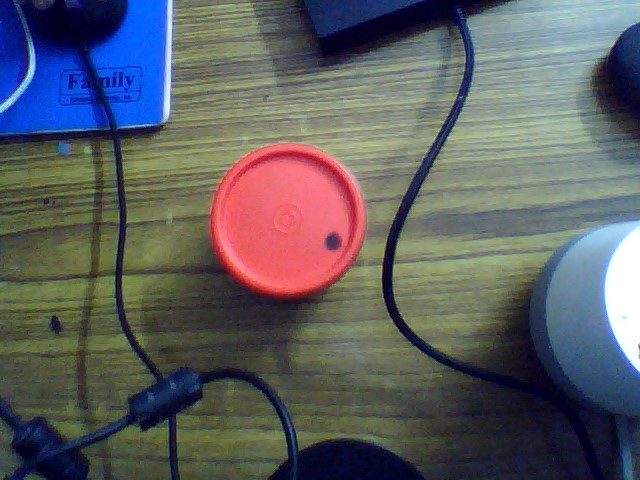
#> input picture dial.jpg, 640 x 480 px, given in place of the camera
$ python controller.py
#> lines starting #> are read from the running program, lines starting #| are printed output that depends on the picture; after the words box and inside, x2 and y2 are one past the last pixel; in counts of white or black regions, pixels touching at a corner belong together
#> further down, frame is the input picture: shape (480, 640, 3); mean B, G, R 97.8, 95.2, 93.1
"""
goal: create a program that takes input into video
based on the video there is a dial
the dial can be used top control the volume or other stuff

- find the dial
- read the video
- find the contour
- find the red color range
- find red color only
- show the red only segmentation

backlog
- color spaces - hsv
"""

import cv2
import imutils
vc = cv2.VideoCapture(2)

def gray2hsv(img):
	img = cv2.cvtColor(img, cv2.COLOR_GRAY2BGR)
	img = cv2.cvtColor(img, cv2.COLOR_BGR2HSV)

	return img


def find_circle(frame, low, high):
#> called with low = (164, 79, 100), high = (227, 255, 255)
	h_d = 10
	s_d = 140
	v_d = 100

	# lower = (pixel_value[0]-h_d, pixel_value[1]-s_d, pixel_value[2]-v_d)
	# upper = (pixel_value[0]+h_d, pixel_value[1]+s_d, pixel_value[2]+v_d)


	# grab the current frame

	# resize the frame, blur it, and convert it to the HSV
	# color space
	frame = imutils.resize(frame, width=600)
#> frame: shape (450, 600, 3)
	blurred = cv2.GaussianBlur(frame, (11, 11), 0)
	hsv = cv2.cvtColor(blurred, cv2.COLOR_BGR2HSV)
#> hsv: shape (450, 600, 3); mean H, S, V 75.5, 90.6, 118.2
	# construct a mask for the color "green", then perform
	# a series of dilations and erosions to remove any small
	# blobs left in the mask
	mask = cv2.inRange(hsv, low, high)
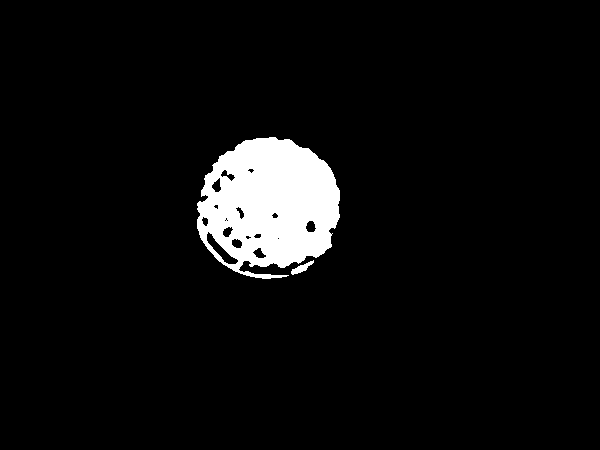
#> mask: shape (450, 600); 5.3% white; 2 white regions, box (x1, y1, x2, y2) and area: (197, 137, 340, 279) 14254, (291, 260, 314, 275) 129
	mask = cv2.erode(mask, None, iterations=2)
#> mask: shape (450, 600); 4.3% white; 5 white regions (4 under 20 px), largest, box (x1, y1, x2, y2) and area: (199, 139, 338, 266) 11486
	mask = cv2.dilate(mask, None, iterations=2)
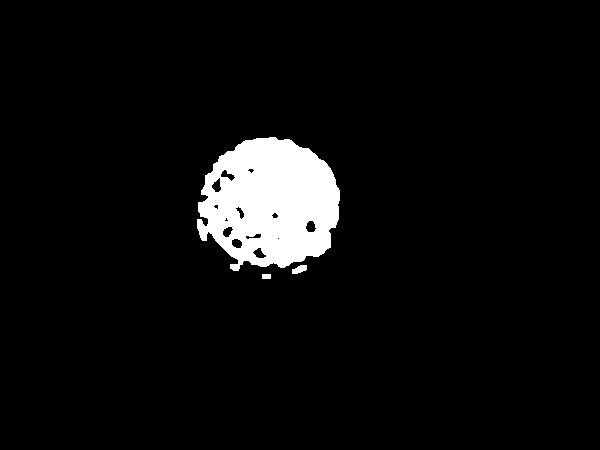
#> mask: shape (450, 600); 5.2% white; 3 white regions, box (x1, y1, x2, y2) and area: (197, 137, 340, 271) 13845, (292, 265, 307, 274) 93, (262, 274, 271, 279) 45
	cv2.imshow('mask', mask)


	d_mask = gray2hsv(mask)
#> in gray2hsv, `img = cv2.cvtColor(img, cv2.COLOR_GRAY2BGR)`: img: shape (450, 600, 3); 5.2% white; 3 white regions
#> in gray2hsv, `img = cv2.cvtColor(img, cv2.COLOR_BGR2HSV)`: img: shape (450, 600, 3); mean H, S, V 0, 0, 13.2

	mult = d_mask*frame
#> mult: shape (450, 600, 3); mean H, S, V 0, 0, 1.3
	cv2.imshow('mult', mult)

	# find contours in the mask and initialize the current
	# (x, y) center of the ball
	cnts = cv2.findContours(mask.copy(), cv2.RETR_EXTERNAL,
		cv2.CHAIN_APPROX_SIMPLE)
#> cnts = 3 contours; box (x1, y1, x2, y2) and area: (197, 137, 340, 271) 14172, (292, 265, 307, 274) 74, (262, 274, 271, 279) 32
	cnts = imutils.grab_contours(cnts)
	center = None
	# only proceed if at least one contour was found
	if len(cnts) > 0:
		# find the largest contour in the mask, then use
		# it to compute the minimum enclosing circle and
		# centroid
		c = max(cnts, key=cv2.contourArea)
#> c = contour of 212 points, box (x1, y1, x2, y2) (197, 137, 340, 271), area 14172
		((x, y), radius) = cv2.minEnclosingCircle(c)
#> x = 267.7; y = 207.5; radius = 73.81
		M = cv2.moments(c)
#> M = moments, m00 14172.5, centre m10/m00, m01/m00 = (269.8, 202.9)
		center = (int(M["m10"] / M["m00"]), int(M["m01"] / M["m00"]))
#> center = (269, 202)
		# only proceed if the radius meets a minimum size
		if radius > 2:
			# draw the circle and centroid on the frame,
			# then update the list of tracked points
			cv2.circle(frame, (int(x), int(y)), int(radius),
				(0, 255, 255), 2)
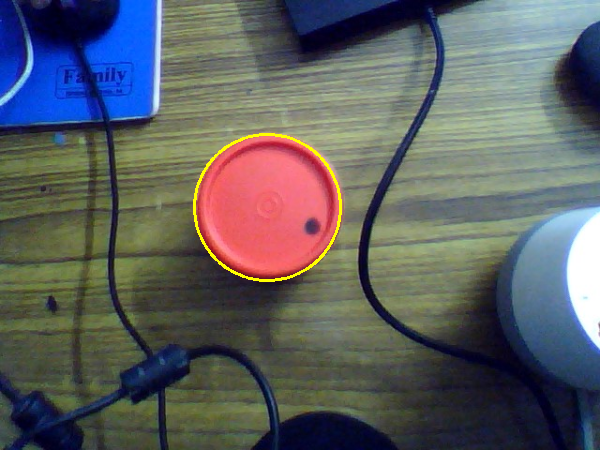
#> frame: shape (450, 600, 3); mean of channels 0, 1, 2 97.4, 96.1, 93.6; drawn as B, G, R
			# cv2.circle(frame, center, 5, (0, 0, 255), -1)
	# update the points queue
	return center

while True:
	ret, frame = vc.read()
	if not ret:
		break

	lower_red = (164,79,100)
	upper_red = (227,255,255)

	lower_white = (0,0,0)
	upper_white = (0,0,255)


	lower_board = (67,0,106)
	upper_board = (123,74,239)

	lower_black = (81,55,18)
	upper_black = (236,167,194)


	# cv2.circle(frame, center, 5, (0, 0, 255), -1)

	center1 = find_circle(frame, lower_red, upper_red)
#> center1 = (269, 202)
	center2 = find_circle(frame, lower_black, upper_black)
#> call 2 of find_circle, with low = (81, 55, 18), high = (236, 167, 194)
#> in find_circle (call 2), `mask = cv2.inRange(hsv, low, high)`:
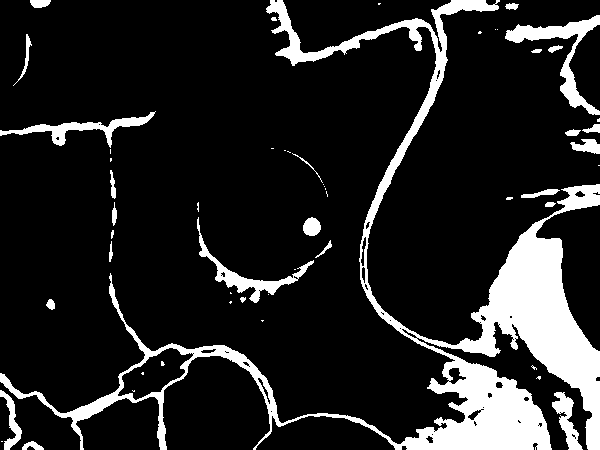
#> mask: shape (450, 600); 14.2% white; 55 white regions (28 under 20 px), largest, box (x1, y1, x2, y2) and area: (0, 0, 600, 450) 30416, (505, 15, 600, 115) 2016, (197, 217, 314, 303) 1321
#> in find_circle (call 2), `mask = cv2.erode(mask, None, iterations=2)`:
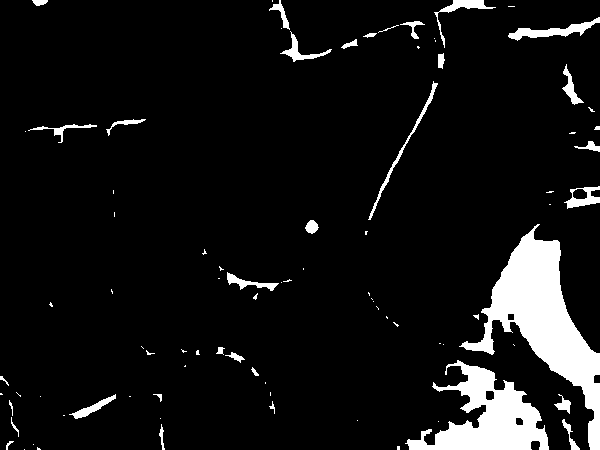
#> mask: shape (450, 600); 7.8% white; 86 white regions (52 under 20 px), largest, box (x1, y1, x2, y2) and area: (459, 224, 600, 450) 9777, (405, 360, 549, 450) 5876, (508, 17, 600, 41) 693
#> in find_circle (call 2), `mask = cv2.dilate(mask, None, iterations=2)`:
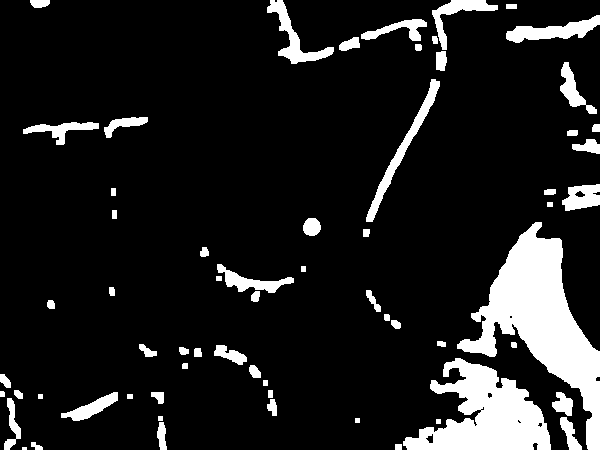
#> mask: shape (450, 600); 12.1% white; 64 white regions (1 under 20 px), largest, box (x1, y1, x2, y2) and area: (457, 222, 600, 450) 11500, (403, 358, 551, 450) 7416, (366, 79, 440, 222) 1322
#> in gray2hsv (call 2), `img = cv2.cvtColor(img, cv2.COLOR_GRAY2BGR)`: img: shape (450, 600, 3); 12.1% white; 64 white regions (1 under 20 px)
#> in gray2hsv (call 2), `img = cv2.cvtColor(img, cv2.COLOR_BGR2HSV)`: img: shape (450, 600, 3); mean H, S, V 0, 0, 30.9
#> in find_circle (call 2), `mult = d_mask*frame`: mult: shape (450, 600, 3); mean H, S, V 0, 0, 25
#> in find_circle (call 2), `cnts = cv2.findContours(mask.copy(), cv2.RETR_EXTERNAL, cv2.CHAIN_APPR..`: cnts = 64 contours, 6 with area under 20; largest, box (x1, y1, x2, y2) and area: (457, 222, 600, 450) 11142, (403, 358, 551, 450) 7168, (366, 79, 440, 222) 1172, (506, 15, 600, 43) 1092, (267, 0, 334, 64) 1000
#> in find_circle (call 2), `c = max(cnts, key=cv2.contourArea)`: c = contour of 292 points, box (x1, y1, x2, y2) (457, 222, 600, 450), area 11142
#> in find_circle (call 2), `((x, y), radius) = cv2.minEnclosingCircle(c)`: x = 567; y = 335.5; radius = 117.9
#> in find_circle (call 2), `M = cv2.moments(c)`: M = moments, m00 11142.5, centre m10/m00, m01/m00 = (541.4, 319.6)
#> in find_circle (call 2), `center = (int(M["m10"] / M["m00"]), int(M["m01"] / M["m00"]))`: center = (541, 319)
#> in find_circle (call 2), `cv2.circle(frame, (int(x), int(y)), int(radius), (0, 255, 255), 2)`:
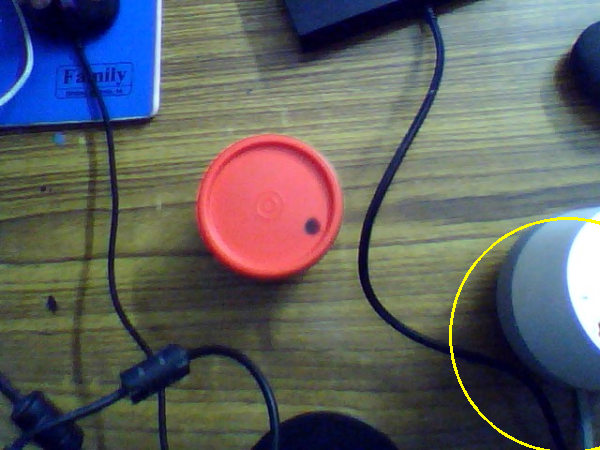
#> frame: shape (450, 600, 3); mean of channels 0, 1, 2 97.4, 95.9, 93.8; drawn as B, G, R
#> center2 = (541, 319)
	# center = find_circle(frame, lower_white, upper_white)
	cv2.circle(frame, center1, 5, (0, 0, 255), -1)
#> frame: shape (480, 640, 3)
	# cv2.circle(frame, center2, 5, (0, 255,0), -1)

	cv2.imshow('frame', frame)
	if ord('q')==cv2.waitKey(1):
#> (key q is pressed here)
		break

vc.release()
cv2.destroyAllWindows()
